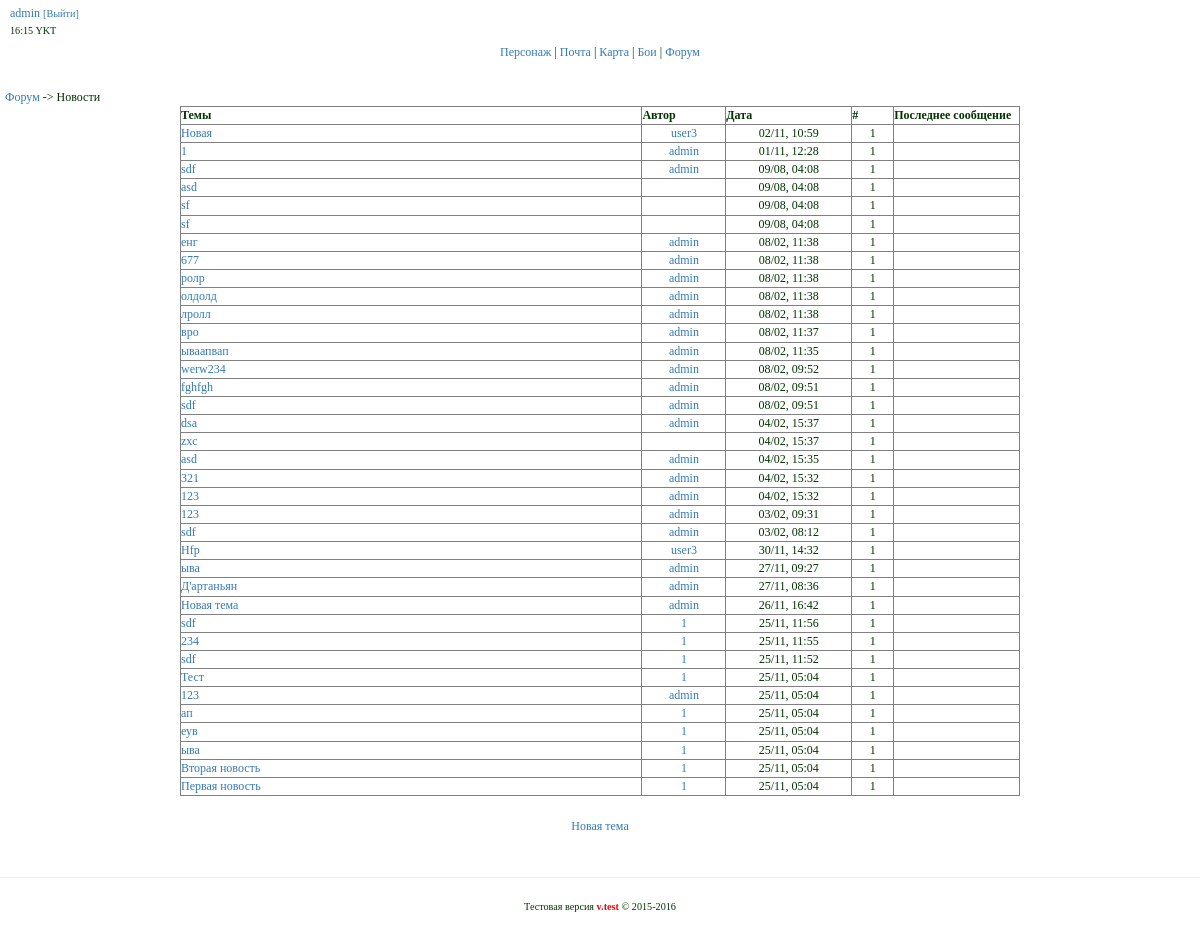
The page /forum/section?id=1 (signed in) on the database its author committed.
### tables this page shows
CREATE TABLE IF NOT EXISTS `section` (
  `id` int(11) unsigned NOT NULL AUTO_INCREMENT,
  `title` varchar(255) NOT NULL,
  `group` varchar(255) NOT NULL,
  PRIMARY KEY (`id`)
);

CREATE TABLE IF NOT EXISTS `threads` (
  `id` int(11) NOT NULL AUTO_INCREMENT,
  `mid` int(11) NOT NULL,
  `fid` int(11) NOT NULL,
  `type` enum('topic','reply','','') NOT NULL,
  `title` varchar(256) NOT NULL,
  `text` text NOT NULL,
  `user` varchar(256) NOT NULL,
  `user_id` int(11) NOT NULL,
  `date` text NOT NULL,
  PRIMARY KEY (`id`)
);

### app/core/viewClass.php (called while the page is built)
<?php
class View {
    public function render($title,$content,$template,$data=null,$data2=null,$data3=null) {
        include 'app/views/'.$template;
    }
}

### app/start.php (called while the page is built, shortened)
<?php
require_once 'core/viewClass.php';
require_once 'core/modelClass.php';
Router::run();

### index.php (called while the page is built, shortened)
<?php
require_once 'app/start.php';

### app/core/modelClass.php (called while the page is built, shortened)
<?php
class Model {
    public $mysqli;
    public function __construct() {
        $this->mysqli = new mysqli(Config::DBHOST,Config::DBUSER,Config::DBPASS,Config::DBNAME);
        $this->mysqli->query("SET NAMES 'utf8'");
    }
    public function query($query) {
        return $this->mysqli->query($query);
    }
    public function select($query) {
        $res = $this->query($query);
        $ret = [];
        while($row = mysqli_fetch_assoc($res)) {
            $ret[] = $row;
        }
        return $ret;
    }
}

### app/models/modelForum.php (called while the page is built, shortened)
<?php
class ModelForum extends Model {
    public function getThreadsBySection($section) {
        $sql = "SELECT * FROM `threads` WHERE `fid` = '$section' ORDER BY `id` DESC";
        return $this->select($sql);
    }
	public function getForumByID($id) {
        return $this->select("SELECT * FROM `section` WHERE `id` = '$id'");
    }
}

### app/views/forum/section.php (the view, shortened to what this page needs)
<div class="nav">
    <a href="/forum/">Форум</a> -> <?=$data2[0]['title']?>
</div>
<table border="1" width="70%" align="center">
    <tr>
        <th width="55%">Темы</th>
        <th width="10%">Автор</th>
        <th width="15%">Дата</th>
        <th width="5%">#</th>
        <th width="15%">Последнее сообщение</th>
    </tr>
    <?php foreach($data as $section): ;?>
        <tr>
            <td><a href="/forum/message?fid=<?=$section['fid']?>&amp;tid=<?=$section['id']?>"><?=htmlentities($section['title'])?></a></td>
            <td align="center">
                <a href="/user/info?id=<?=$section['user_id']?>">
                    <?=$section['user']?>
                </a>
            </td>
            <td align="center"><?=$section['date']?></td>
            <td align="center">
                <?=count($section['id'])?>
            </td>
            <td align="center"></td>
        </tr>
    <?php endforeach ;?>
</table>
    <br>
    <div align="center">
        <a href="/forum/newThread?fid=<?=$section['fid']?>">Новая тема</a>
    </div>

### css/style.css (style rules this page uses)
div { margin: 5px; }
body { FONT-SIZE: 9pt; COLOR: #003300; FONT-FAMILY: verdana,geneva,arial cyr; }

### rows shown on the page
section: title "Новости"
threads: title "Новая", user "user3", date "02/11, 10:59", id "1"
threads: title "1", user "admin", date "01/11, 12:28", id "1"
threads: title "sdf", user "admin", date "09/08, 04:08", id "1"
threads: title "asd", date "09/08, 04:08", id "1"
threads: title "sf", date "09/08, 04:08", id "1"
threads: title "sf", date "09/08, 04:08", id "1"
threads: title "енг", user "admin", date "08/02, 11:38", id "1"
threads: title "677", user "admin", date "08/02, 11:38", id "1"
threads: title "ролр", user "admin", date "08/02, 11:38", id "1"
threads: title "олдолд", user "admin", date "08/02, 11:38", id "1"
threads: title "лролл", user "admin", date "08/02, 11:38", id "1"
threads: title "вро", user "admin", date "08/02, 11:37", id "1"
threads: title "ываапвап", user "admin", date "08/02, 11:35", id "1"
threads: title "werw234", user "admin", date "08/02, 09:52", id "1"
threads: title "fghfgh", user "admin", date "08/02, 09:51", id "1"
threads: title "sdf", user "admin", date "08/02, 09:51", id "1"
threads: title "dsa", user "admin", date "04/02, 15:37", id "1"
threads: title "zxc", date "04/02, 15:37", id "1"
threads: title "asd", user "admin", date "04/02, 15:35", id "1"
threads: title "321", user "admin", date "04/02, 15:32", id "1"
threads: title "123", user "admin", date "04/02, 15:32", id "1"
threads: title "123", user "admin", date "03/02, 09:31", id "1"
threads: title "sdf", user "admin", date "03/02, 08:12", id "1"
threads: title "Hfp", user "user3", date "30/11, 14:32", id "1"
threads: title "ыва", user "admin", date "27/11, 09:27", id "1"
threads: title "Д'артаньян", user "admin", date "27/11, 08:36", id "1"
threads: title "Новая тема", user "admin", date "26/11, 16:42", id "1"
threads: title "sdf", user "1", date "25/11, 11:56", id "1"
threads: title "234", user "1", date "25/11, 11:55", id "1"
threads: title "sdf", user "1", date "25/11, 11:52", id "1"
threads: title "Тест", user "1", date "25/11, 05:04", id "1"
threads: title "123", user "admin", date "25/11, 05:04", id "1"
threads: title "ап", user "1", date "25/11, 05:04", id "1"
threads: title "еув", user "1", date "25/11, 05:04", id "1"
threads: title "ыва", user "1", date "25/11, 05:04", id "1"
threads: title "Вторая новость", user "1", date "25/11, 05:04", id "1"
threads: title "Первая новость", user "1", date "25/11, 05:04", id "1"

### other values the page prints
$_COOKIE['login'] "admin"
